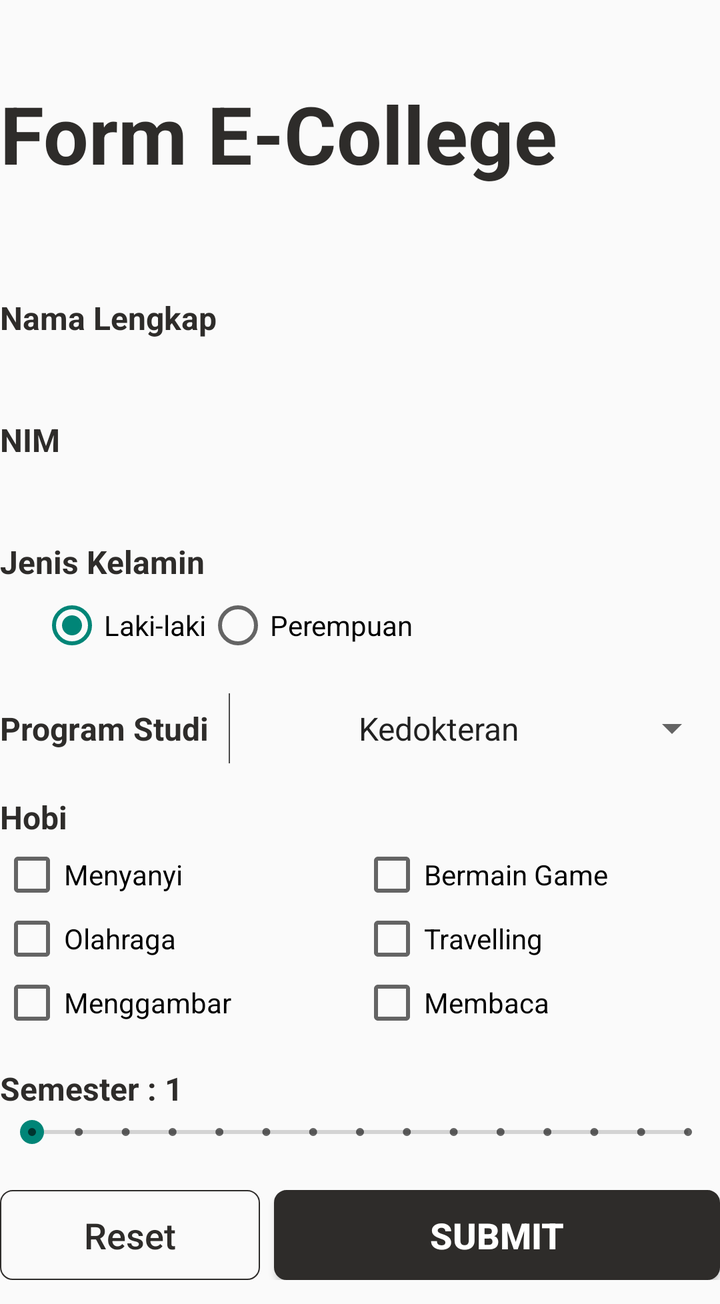
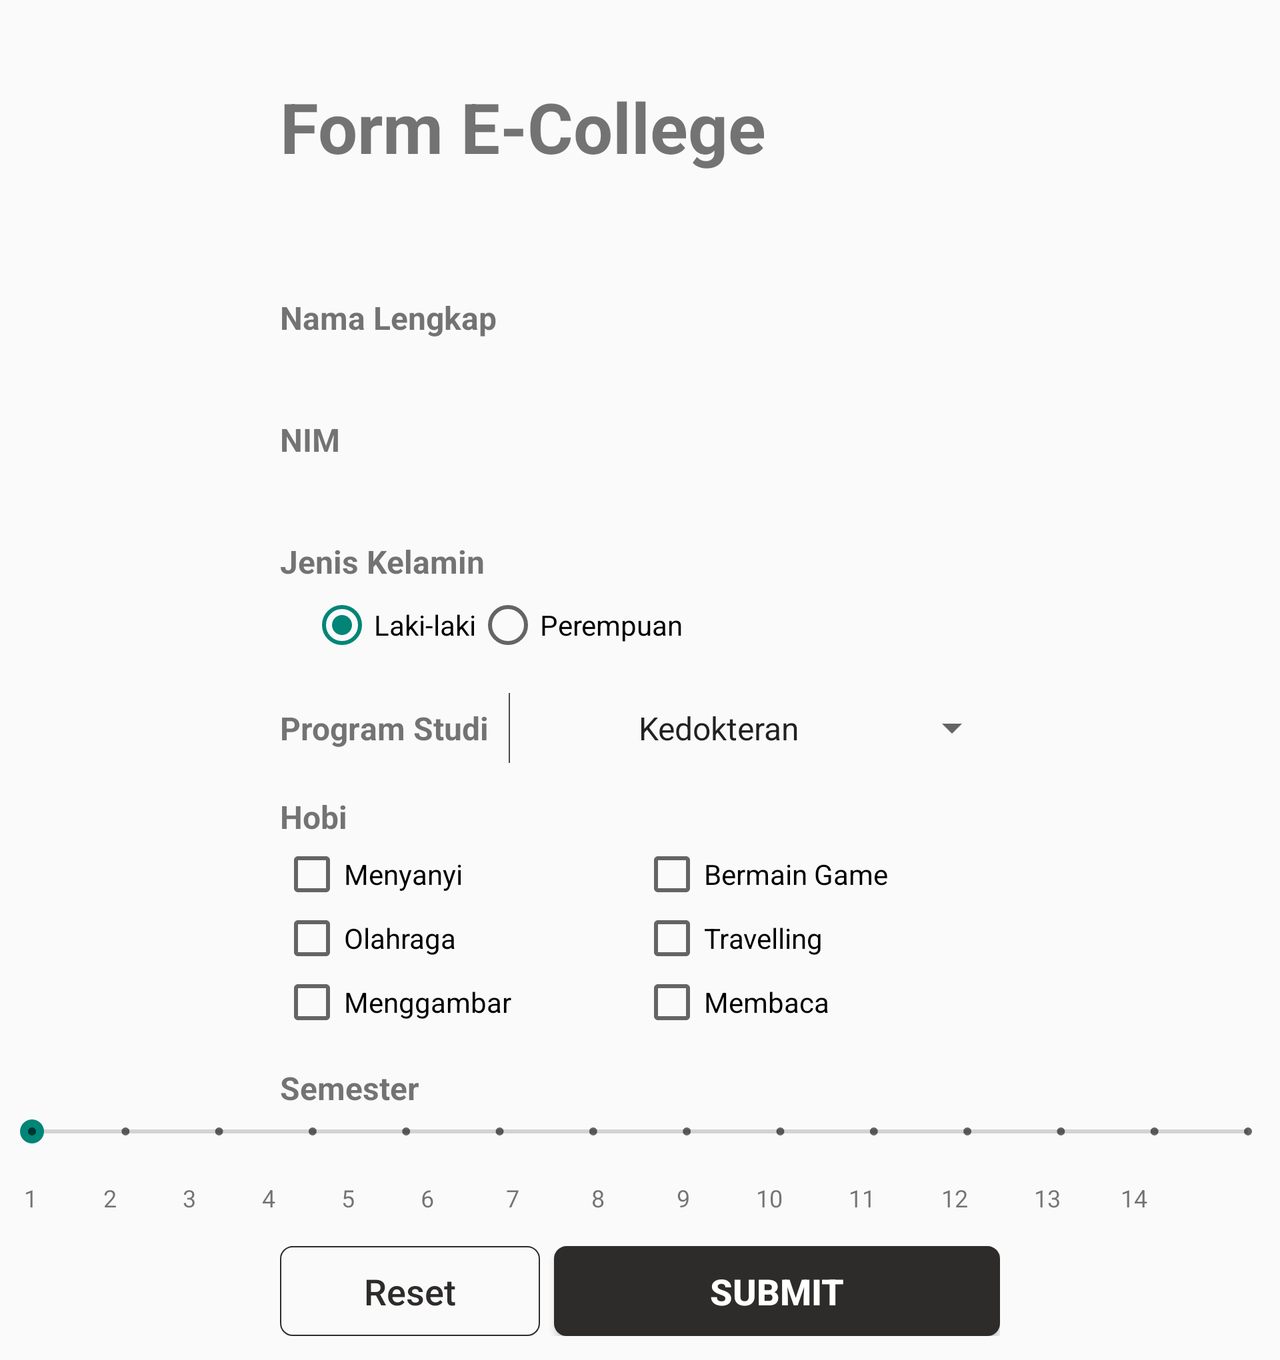

Two renders of one Android screen. The first uses the default layout on a phone; the second uses the alternative layout the repository ships for a different screen configuration, on a matching device. The two XML files are below.
<!-- AndroidManifest.xml: application theme Theme.Design.Light.NoActionBar -->
<!-- res/layout/activity_form.xml -->
<?xml version="1.0" encoding="utf-8"?>
<ScrollView xmlns:android="http://schemas.android.com/apk/res/android"
    xmlns:tools="http://schemas.android.com/tools"
    android:layout_width="match_parent"
    android:layout_height="match_parent">

    <LinearLayout
        android:layout_width="match_parent"
        android:layout_height="match_parent"
        android:orientation="vertical"
        android:gravity="center_horizontal"
        tools:context="id.aby.progmob_individu.FormActivity">

        <TextView

            android:layout_width="360dp"
            android:layout_height="70dp"
            android:layout_marginTop="40dp"
            android:layout_marginBottom="28dp"
            android:lineHeight="28dp"
            android:lines="2"
            android:textColor="@color/TI"
            android:text="Form E-College"
            android:textStyle="bold"
            android:textSize="40dp" />

        <TextView
            android:layout_width="360dp"
            android:layout_height="wrap_content"
            android:layout_marginTop="10dp"
            android:layout_marginBottom="5dp"
            android:text="Nama Lengkap"
            android:textSize="16dp"
            android:textColor="@color/TI"
            android:textStyle="bold"/>

        <EditText
            android:id="@+id/inputnama"
            android:layout_width="360dp"
            android:layout_height="wrap_content"
            android:inputType="textPersonName"
            android:background="@drawable/edit_text_box"/>

        <TextView
            android:layout_width="360dp"
            android:layout_height="wrap_content"
            android:layout_marginTop="10dp"
            android:layout_marginBottom="5dp"
            android:text="NIM"
            android:textSize="16dp"
            android:textColor="@color/TI"
            android:textStyle="bold"/>

        <EditText
            android:id="@+id/inputnim"
            android:layout_width="360dp"
            android:layout_height="wrap_content"
            android:inputType="number"
            android:background="@drawable/edit_text_box"/>



        <TextView
            android:layout_width="360dp"
            android:layout_height="wrap_content"
            android:layout_marginTop="10dp"
            android:layout_marginBottom="5dp"
            android:text="Jenis Kelamin"
            android:textColor="@color/TI"
            android:textSize="16dp"
            android:textStyle="bold"/>

        <RadioGroup
            android:checkedButton="@id/laki_laki"
            android:id="@+id/grup_kelamin"
            android:layout_width="wrap_content"
            android:layout_height="wrap_content"
            android:orientation="horizontal"
            android:layout_gravity="start"
            android:layout_marginLeft="20dp">
            <RadioButton
                android:id="@+id/laki_laki"
                android:layout_width="wrap_content"
                android:layout_height="wrap_content"
                android:text="Laki-laki">
            </RadioButton>
            <RadioButton
                android:layout_width="wrap_content"
                android:layout_height="wrap_content"
                android:text="Perempuan">
            </RadioButton>
        </RadioGroup>


        <LinearLayout
            android:layout_marginTop="18dp"
            android:id="@+id/frameprodi"
            android:layout_width="360dp"
            android:layout_height="wrap_content"
            android:orientation="horizontal"
            android:background="@drawable/edit_text_box">

            <TextView
                android:layout_width="wrap_content"
                android:layout_height="35dp"
                android:text="Program Studi"
                android:textColor="@color/TI"
                android:gravity="center"
                android:paddingRight="10dp"
                android:textSize="16dp"
                android:textStyle="bold"
                />

            <View
                android:layout_width="0.6dp"
                android:layout_height="match_parent"
                android:background="#4A4A4A" />

            <Spinner
                android:id="@+id/inputprodi"
                android:layout_width="match_parent"
                android:layout_height="match_parent"
                android:entries="@array/programStudi"
                android:gravity="center_horizontal"
                android:paddingLeft="12dp"
                android:textAlignment="center" />
        </LinearLayout>

        <TextView
            android:layout_width="360dp"
            android:layout_height="wrap_content"
            android:layout_marginTop="16dp"
            android:layout_marginBottom="2dp"
            android:text="Hobi"
            android:textColor="@color/TI"
            android:textStyle="bold"
            android:textSize="16dp"
            />

        <LinearLayout

            android:id="@+id/framehobiparent"
            android:layout_width="360dp"
            android:layout_height="wrap_content"
            android:orientation="horizontal">

            <LinearLayout
                android:id="@+id/framehobi1"
                android:layout_width="180dp"

                android:layout_height="wrap_content"
                android:orientation="vertical">

                <CheckBox
                    android:id="@+id/C_menyanyi"
                    android:layout_width="wrap_content"
                    android:layout_height="32dp"
                    android:text="Menyanyi"/>

                <CheckBox
                    android:id="@+id/C_olahraga"
                    android:layout_width="wrap_content"
                    android:layout_height="32dp"
                    android:text="Olahraga"/>

                <CheckBox
                    android:id="@+id/C_menggambar"
                    android:layout_width="wrap_content"
                    android:layout_height="32dp"
                    android:text="Menggambar"/>

            </LinearLayout>

            <LinearLayout
                android:id="@+id/framehobi2"
                android:layout_width="180dp"
                android:layout_height="wrap_content"
                android:orientation="vertical">

                <CheckBox
                    android:id="@+id/C_game"
                    android:layout_width="wrap_content"
                    android:layout_height="32dp"
                    android:text="Bermain Game"/>

                <CheckBox
                    android:id="@+id/C_travel"
                    android:layout_width="wrap_content"
                    android:layout_height="32dp"
                    android:text="Travelling"/>

                <CheckBox
                    android:id="@+id/C_baca"
                    android:layout_width="wrap_content"
                    android:layout_height="32dp"
                    android:text="Membaca"/>

            </LinearLayout>

        </LinearLayout>


        <TextView
            android:id="@+id/angka_semester"
            android:layout_width="360dp"
            android:layout_height="wrap_content"
            android:layout_marginTop="16dp"
            android:layout_marginBottom="2dp"
            android:text="Semester : 1"
            android:textColor="@color/TI"
            android:textStyle="bold"
            android:textSize="16dp" />

        <SeekBar
            android:id="@+id/semester"
            android:layout_width="360dp"
            android:layout_height="wrap_content"
            android:max="14"
            android:min="1"
            android:theme="@style/Widget.AppCompat.SeekBar.Discrete" />

        <LinearLayout
            android:layout_width="360dp"
            android:layout_height="wrap_content"
            android:orientation="horizontal"
            android:layout_marginTop="20dp"
            android:layout_marginBottom="12dp"
            >

            <Button
                android:id="@+id/buttonResetForm"
                android:layout_width="130dp"
                android:layout_height="45dp"
                android:textAllCaps="false"
                android:text="Reset"
                android:textColor="@color/TI"
                android:textSize="18dp"
                android:background="@drawable/reset_button"/>

            <Button
                android:id="@+id/buttonSubmitForm"
                android:layout_marginLeft="7dp"
                android:layout_width="match_parent"
                android:layout_height="45dp"
                android:text="SUBMIT"
                android:textAllCaps="false"
                android:textColor="@color/white"
                android:textStyle="bold"
                android:textSize="18dp"
                android:background="@drawable/submit_button"/>

        </LinearLayout>

    </LinearLayout>

</ScrollView>
<!-- resources referenced by this layout -->
<resources>
  <string-array name="programStudi">
          <item>Kedokteran</item>
          <item>Psikologi</item>
          <item>Agroteknologi</item>
          <item>Manajemen Bisnis</item>
          <item>Hukum</item>
          <item>Pertenakan</item>
          <item>Geologi</item>
          <item>Geodesi</item>
          <item>Teknologi Informasi</item>
      </string-array>
  <color name="TI">#2E2C2A</color>
  <color name="white">#FFFFFFFF</color>
  <!-- drawable reset_button (drawable) -->
  <?xml version="1.0" encoding="utf-8"?>
  <shape xmlns:android="http://schemas.android.com/apk/res/android"
      android:shape="rectangle">
      <solid android:color="#00000000" />
  
      <corners
          android:bottomLeftRadius="6dp"
          android:bottomRightRadius="6dp"
          android:topLeftRadius="6dp"
          android:topRightRadius="6dp" />
      <stroke
          android:width="0.6dp"
          android:color="#2E2C2A" />
  
  </shape>
  <!-- drawable submit_button (drawable) -->
  <?xml version="1.0" encoding="utf-8"?>
  <shape xmlns:android="http://schemas.android.com/apk/res/android"
      android:shape="rectangle">
      <solid android:color="#2E2C2A" />
  
      <corners
          android:bottomLeftRadius="6dp"
          android:bottomRightRadius="6dp"
          android:topLeftRadius="6dp"
          android:topRightRadius="6dp" />
  
      <stroke
          android:width="0.6dp"
          android:color="#2E2C2A" />
  
  </shape>
</resources>
<!-- res/layout-land/activity_form.xml (the repository's variant of the layout above) -->
<!-- drawn on the phone turned sideways -->
<?xml version="1.0" encoding="utf-8"?>
<ScrollView xmlns:android="http://schemas.android.com/apk/res/android"
    xmlns:tools="http://schemas.android.com/tools"
    android:layout_width="match_parent"
    android:layout_height="match_parent"
    xmlns:app="http://schemas.android.com/apk/res-auto">



    <LinearLayout
        android:layout_width="match_parent"
        android:layout_height="match_parent"
        android:orientation="vertical"
        android:gravity="center_horizontal"
        tools:context="id.aby.progmob_individu.FormActivity">

        <TextView

            android:layout_width="360dp"
            android:layout_height="70dp"
            android:layout_marginTop="40dp"
            android:layout_marginBottom="28dp"
            android:lineHeight="28dp"
            android:lines="2"
            android:text="Form E-College"
            android:textStyle="bold"
            android:textSize="35dp"/>

        <TextView
            android:layout_width="360dp"
            android:layout_height="wrap_content"
            android:layout_marginTop="10dp"
            android:layout_marginBottom="5dp"
            android:text="Nama Lengkap"
            android:textSize="16dp"
            android:textStyle="bold"/>

        <EditText
            android:id="@+id/inputnama"
            android:layout_width="360dp"
            android:layout_height="wrap_content"
            android:inputType="textPersonName"
            android:background="@drawable/edit_text_box"/>

        <TextView
            android:layout_width="360dp"
            android:layout_height="wrap_content"
            android:layout_marginTop="10dp"
            android:layout_marginBottom="5dp"
            android:text="NIM"
            android:textSize="16dp"
            android:textStyle="bold"/>

        <EditText
            android:id="@+id/inputnim"
            android:layout_width="360dp"
            android:layout_height="wrap_content"
            android:inputType="number"
            android:background="@drawable/edit_text_box"/>



        <TextView
            android:layout_width="360dp"
            android:layout_height="wrap_content"
            android:layout_marginTop="10dp"
            android:layout_marginBottom="5dp"
            android:text="Jenis Kelamin"
            android:textSize="16dp"
            android:textStyle="bold"/>

        <RadioGroup
            android:id="@+id/grup_kelamin"
            android:layout_width="wrap_content"
            android:layout_height="wrap_content"
            android:layout_gravity="start"
            android:layout_marginStart="155dp"
            android:layout_marginLeft="155dp"
            android:checkedButton="@id/laki_laki"
            android:orientation="horizontal">

            <RadioButton
                android:id="@+id/laki_laki"
                android:layout_width="wrap_content"
                android:layout_height="wrap_content"
                android:text="Laki-laki"></RadioButton>

            <RadioButton
                android:layout_width="wrap_content"
                android:layout_height="wrap_content"
                android:text="Perempuan"></RadioButton>
        </RadioGroup>


        <LinearLayout
            android:layout_marginTop="18dp"
            android:id="@+id/frameprodi"
            android:layout_width="360dp"
            android:layout_height="wrap_content"
            android:orientation="horizontal"
            android:background="@drawable/edit_text_box">

            <TextView
                android:layout_width="wrap_content"
                android:layout_height="35dp"
                android:text="Program Studi"
                android:gravity="center"
                android:paddingRight="10dp"
                android:textSize="16dp"
                android:textStyle="bold"
                />

            <View
                android:layout_width="0.6dp"
                android:layout_height="match_parent"
                android:background="#4A4A4A" />

            <Spinner
                android:id="@+id/inputprodi"
                android:layout_width="match_parent"
                android:layout_height="match_parent"
                android:entries="@array/programStudi"
                android:gravity="center_horizontal"
                android:paddingLeft="12dp"
                android:textAlignment="center" />
        </LinearLayout>

        <TextView
            android:layout_width="360dp"
            android:layout_height="wrap_content"
            android:layout_marginTop="16dp"
            android:layout_marginBottom="2dp"
            android:text="Hobi"
            android:textStyle="bold"
            android:textSize="16dp"
            />

        <LinearLayout

            android:id="@+id/framehobiparent"
            android:layout_width="360dp"
            android:layout_height="wrap_content"
            android:orientation="horizontal">

            <LinearLayout
                android:id="@+id/framehobi1"
                android:layout_width="180dp"

                android:layout_height="wrap_content"
                android:orientation="vertical">

                <CheckBox
                    android:id="@+id/C_menyanyi"
                    android:layout_width="wrap_content"
                    android:layout_height="32dp"
                    android:text="Menyanyi"/>

                <CheckBox
                    android:id="@+id/C_olahraga"
                    android:layout_width="wrap_content"
                    android:layout_height="32dp"
                    android:text="Olahraga"/>

                <CheckBox
                    android:id="@+id/C_menggambar"
                    android:layout_width="wrap_content"
                    android:layout_height="32dp"
                    android:text="Menggambar"/>

            </LinearLayout>

            <LinearLayout
                android:id="@+id/framehobi2"
                android:layout_width="180dp"
                android:layout_height="wrap_content"
                android:orientation="vertical">

                <CheckBox
                    android:id="@+id/C_game"
                    android:layout_width="wrap_content"
                    android:layout_height="32dp"
                    android:text="Bermain Game"/>

                <CheckBox
                    android:id="@+id/C_travel"
                    android:layout_width="wrap_content"
                    android:layout_height="32dp"
                    android:text="Travelling"/>

                <CheckBox
                    android:id="@+id/C_baca"
                    android:layout_width="wrap_content"
                    android:layout_height="32dp"
                    android:text="Membaca"/>

            </LinearLayout>

        </LinearLayout>


        <TextView
            android:layout_width="360dp"
            android:layout_height="wrap_content"
            android:layout_marginTop="16dp"
            android:layout_marginBottom="2dp"
            android:text="Semester"
            android:textStyle="bold"
            android:textSize="16dp" />
        <SeekBar
            android:id="@+id/semester"
            android:layout_width="match_parent"
            android:layout_height="wrap_content"
            android:max="13"
            android:theme="@style/Widget.AppCompat.SeekBar.Discrete" />
        <TextView
            android:layout_width="match_parent"
            android:layout_height="wrap_content"
            android:layout_marginTop="16dp"
            android:layout_marginBottom="2dp"
            android:text="    1           2           3           4           5           6            7            8            9           10           11           12           13          14"
            android:textSize="12dp" />

        <LinearLayout
            android:layout_width="360dp"
            android:layout_height="wrap_content"
            android:orientation="horizontal"
            android:layout_marginTop="14dp"
            android:layout_marginBottom="12dp"
            >

            <Button
                android:id="@+id/buttonResetForm"
                android:layout_width="130dp"
                android:layout_height="45dp"
                android:textAllCaps="false"
                android:text="Reset"
                android:textColor="@color/TI"
                android:textSize="18dp"
                android:background="@drawable/reset_button"/>

            <Button
                android:id="@+id/buttonSubmitForm"
                android:layout_marginLeft="7dp"
                android:layout_width="match_parent"
                android:layout_height="45dp"
                android:text="SUBMIT"
                android:textAllCaps="false"
                android:textColor="@color/white"
                android:textStyle="bold"
                android:textSize="18dp"
                android:background="@drawable/submit_button"/>

        </LinearLayout>

    </LinearLayout>

</ScrollView>
